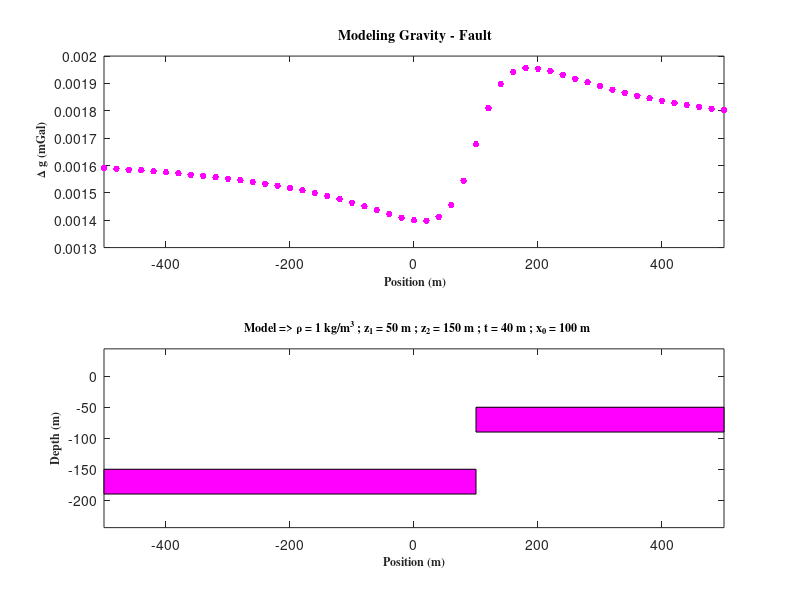

This figure's MATLAB source:
% Copyright: 2018 - Teknik Geofisika, Universitas Pertamina
% URL: https://sites.google.com/site/metkomup/programming
% Download: https://www.mathworks.com/matlabcentral/fileexchange/66293-forward-modeling-metode-gravity--fault-model

clear; close; clc;

%--- Parameter Model (rho)
rho   = 1;     % Perbedaan densitas (kg/m^3)

%--- Konstanta
z1    = 50;    % Kedalaman plat dalam (m)
z2    = 150;   % Kedalaman plat dangkal
x0    = 100;   % Letak patahan (m)
t     = 40;    % Tebal patahan (m)
cGrav = 6.674e-11;  % Konstanta Gravitasi (m^3 kg^-1 s^-2)
si2mg = 1e5;        % 1 SI (ms^-2) = 1e5 mGal

%--- Lokasi Pengukuran
x = -500:20:500;

%%--- FORMULA FORWARD SPHERE
k = 2*cGrav*rho*t;
for i = 1:length(x)
  dg(i) = k*(pi+(atan((x(i)-x0)/z1))-(atan((x(i)-x0)/z2))); %ms^2
end

%--- Forward modeling
dg  = dg*si2mg;  %1 SI = 1e5 mGal

%%--------- PLOT FORWARD ---------%%
figure(1)
subplot(2,1,1)
plot(x,dg,'.','color','m','MarkerSize',15);
xlim([min(x) max(x)]);
xlabel('\bf \fontsize{12}\fontname{Times}Position (m)');
ylabel('\bf \fontsize{12}\fontname{Times}\Delta g (mGal)');
title('\bf \fontsize{14}\fontname{Times}Modeling Gravity - Fault');

% Gambar patahan
subplot(2,1,2)
% Zona 1
left  = x(1);
right = x0;
top   = -z2;
bottom= top-t;
xx    = [left left right right];
yy    = [bottom top top bottom];
fill(xx,yy,'m');
hold on

% Zona 2
left_2  = x0;
right_2 = x(length(x));
top_2   = -z1;
bottom_2= top_2-t;
xx      = [left_2 left_2 right_2 right_2];
yy      = [bottom_2 top_2 top_2 bottom_2];
fill(xx,yy,'m');
xlim([min(x) max(x)]);

title(['\bf \fontsize{12} \fontname{Times}Model => ','\rho = ', ...
      num2str(rho),' kg/m^3 ; z_1 = ',num2str(z1),...
      ' m ; z_2 = ',num2str(z2),' m ; t = ',num2str(t),' m ; x_0 = ',...
      num2str(x0),' m']);
xlabel('\bf \fontsize{12}\fontname{Times}Position (m) ' );
ylabel('\bf \fontsize{12}\fontname{Times}Depth (m) ');
xlim([min(x) max(x)]);
axis equal;
